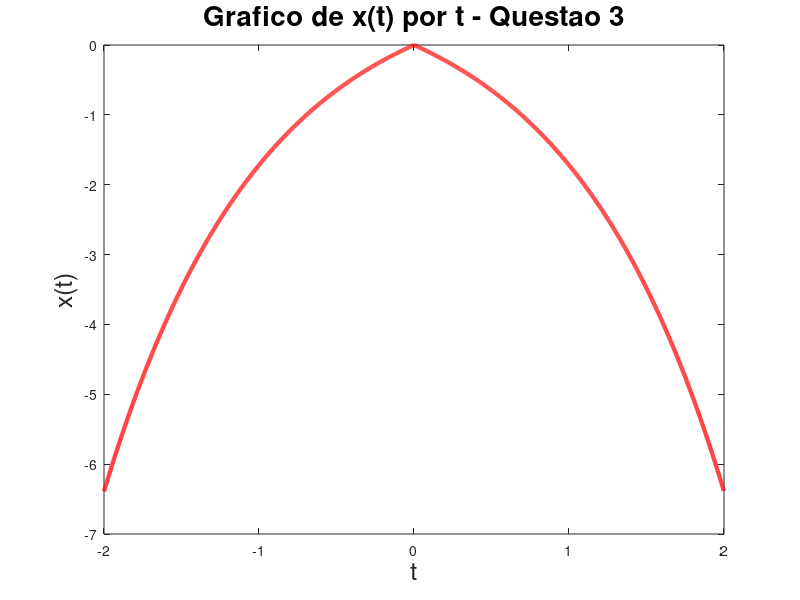

This chart was generated by the following MATLAB code:
% Programa da segunda questao do trabalho de sinais e sistemas
% 2022.2

% Intervalos
dt=0.001;

% Dados basicos
t=-2:dt:2-dt; x=1-exp(abs(t));
plot(t, x, "r", "linewidth", 3);

title("Grafico de x(t) por t - Questao 3", "fontsize", 20);
xlabel("t", "fontsize", 18);
ylabel("x(t)", "fontsize", 18);
